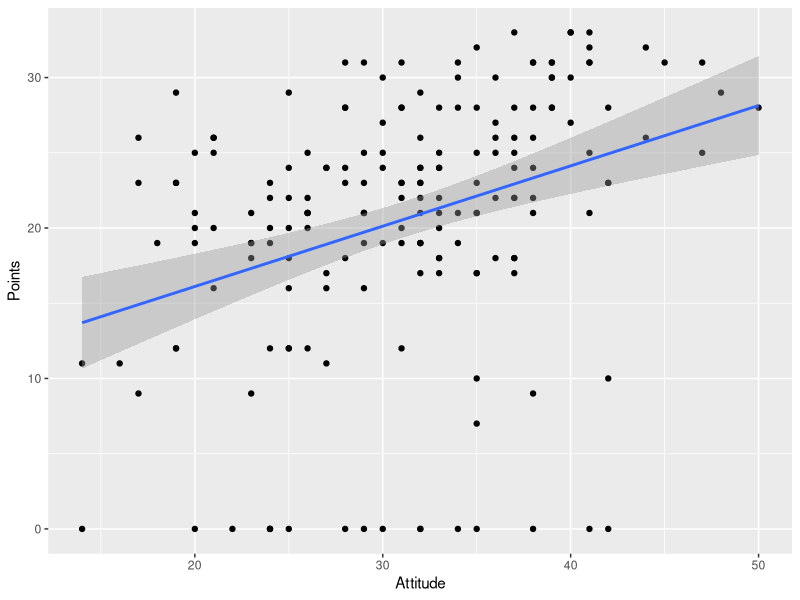

The R script that drew this image:
## ---- chunk 1
# The 'include=FALSE' hides the code in the output file.

# load data
iods <- read.table("data/iods.txt", header = T)
## ---- chunk 2
library(ggplot2)
qplot(Attitude, Points, data = iods) + geom_smooth(method = "lm")
